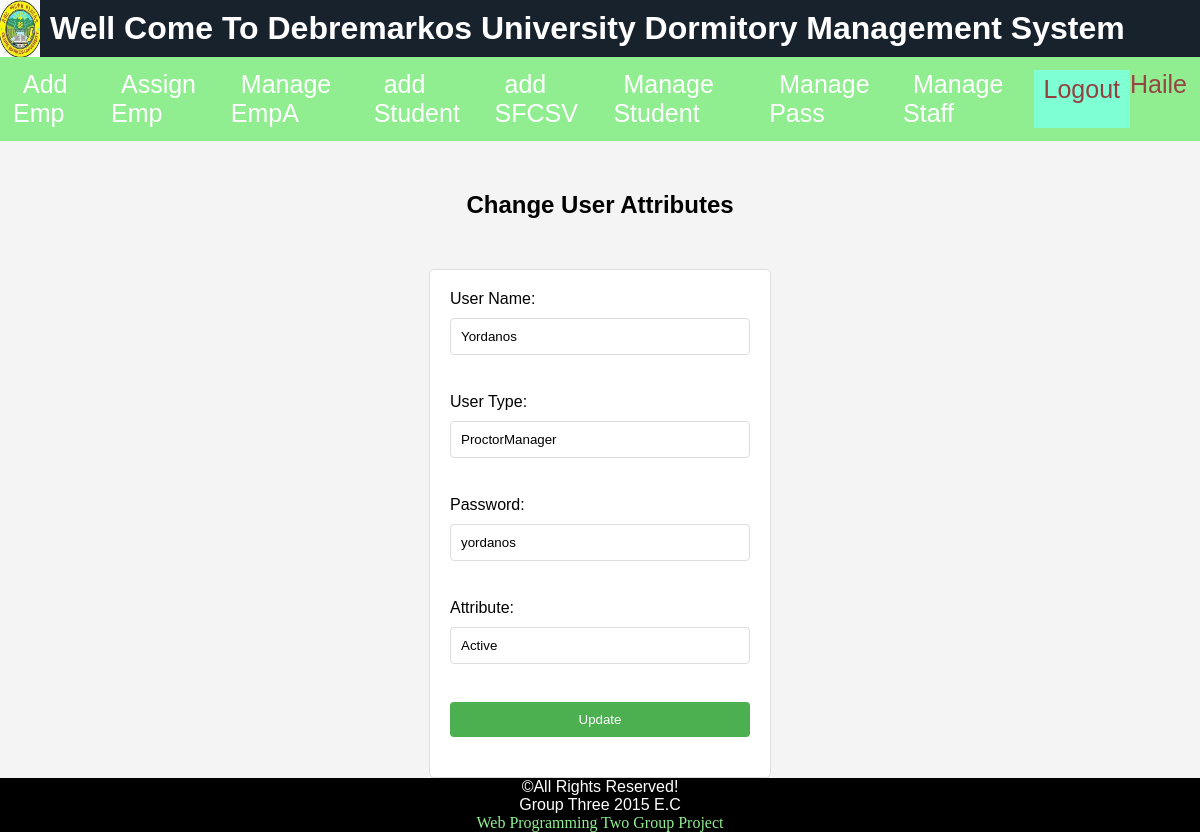
The app's page /Admin/changeAcc.php?id=Yordanos (signed in) with its own data.
### tables this page shows
CREATE TABLE `accounts` (
  `UserName` varchar(10) NOT NULL,
  `U_Type` varchar(20) NOT NULL,
  `Photo` varchar(36) NOT NULL,
  `password` varchar(40) NOT NULL,
  `Status` varchar(10) NOT NULL,
  `OfficeBlockId` int(2) NOT NULL,
  `OfficeRoomNo` int(2) NOT NULL
);

### Admin/changeAcc.php (the view, shortened to what this page needs)
<?php
  include 'header.php';
require("../connect.php");
if (isset($_GET['id'])) {
    $userId = $_GET['id'];
    $query = "SELECT * FROM Accounts WHERE UserName = '$userId'";
    $result = mysqli_query($connect, $query);
    if (mysqli_num_rows($result) > 0) {
        $user = mysqli_fetch_assoc($result);
        ?>
        <!DOCTYPE html>
        <html>
        <head>
        </head>
        <body>
            <h2>Change User Attributes</h2>
            <form method="POST" action="">
                 <label for="newUserName">User Name:</label>
                <input type="text" id="newUserName" name="newUserName" value="<?php echo $user['UserName']; ?>">  <br><br>
                <label for="newUType">User Type:</label>
                <input type="text" id="newUType" name="newUType" value="<?php echo $user['U_Type']; ?>">         <br><br>
                 <label for="newPassword">Password:</label>
                <input type="text" id="newPassword" name="newPassword" value="<?php echo $user['password']; ?>">   <br><br>
                <label for="newAttribute">Attribute:</label>
                <input type="text" id="newAttribute" name="newAttribute" value="<?php echo $user['Status']; ?>">    <br><br>
                <input type="submit" value="Update">
            </form>
        </body>
        </html>
        <?php
    } else {
        echo "User not found.";
    }
} else {
    echo "User ID not provided.";
}
include("../footer.php");
?>

### style.css (style rules this page uses)
body { font-family: Arial, sans-serif; background-color: #f4f4f4; margin: 0; padding: 0; }
h2 { text-align: center; margin-top: 50px; }
form { max-width: 300px; margin: 0 auto; padding: 20px; background-color: #fff; border: 1px solid #ddd; border-radius: 5px; margin-top: 50px; }
label { display: block; margin-bottom: 10px; }
input, input[type="date"], input[type="text"], input[type="email"], input[type="password"] { width: 100%; padding: 10px; border: 1px solid #ddd; border-radius: 4px; margin-bottom: 20px; }
input[type="submit"] { background-color: #4caf50; color: #fff; border: none; padding: 10px 20px; border-radius: 4px; cursor: pointer; }

### records on screen
accounts: newUserName "Yordanos", newUType "ProctorManager", newPassword "yordanos", newAttribute "Active"

### other values on screen
$_SESSION['username'] "Haile"
